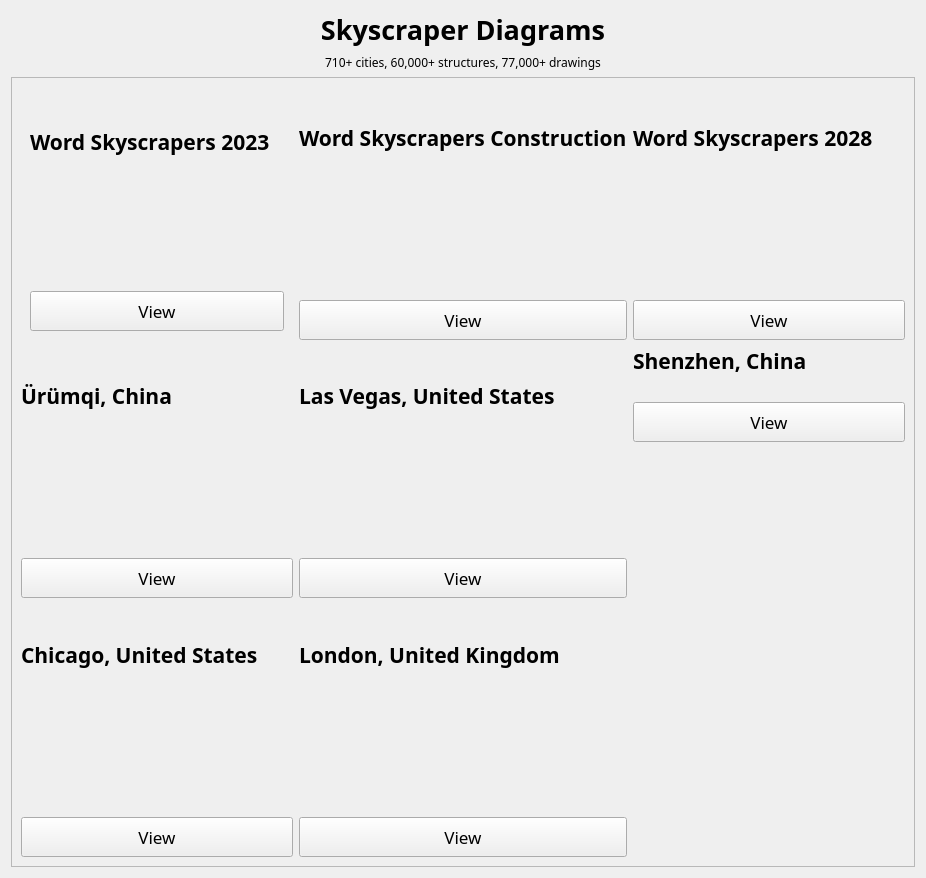
<?xml version="1.0" encoding="UTF-8"?>
<ui version="4.0">
 <class>Form</class>
 <widget class="QWidget" name="Form">
  <property name="geometry">
   <rect>
    <x>0</x>
    <y>0</y>
    <width>926</width>
    <height>878</height>
   </rect>
  </property>
  <property name="windowTitle">
   <string>Skyscraper Diagrams</string>
  </property>
  <layout class="QVBoxLayout" name="verticalLayout">
   <item>
    <widget class="QLabel" name="label">
     <property name="font">
      <font>
       <family>Avenir</family>
       <pointsize>20</pointsize>
       <weight>75</weight>
       <bold>true</bold>
      </font>
     </property>
     <property name="text">
      <string>Skyscraper Diagrams</string>
     </property>
     <property name="alignment">
      <set>Qt::AlignCenter</set>
     </property>
    </widget>
   </item>
   <item>
    <widget class="QLabel" name="label_2">
     <property name="font">
      <font>
       <family>Avenir</family>
       <weight>50</weight>
       <bold>false</bold>
      </font>
     </property>
     <property name="text">
      <string>710+ cities, 60,000+ structures, 77,000+ drawings</string>
     </property>
     <property name="alignment">
      <set>Qt::AlignCenter</set>
     </property>
    </widget>
   </item>
   <item>
    <widget class="QScrollArea" name="scrollArea">
     <property name="widgetResizable">
      <bool>true</bool>
     </property>
     <widget class="QWidget" name="scrollAreaWidgetContents">
      <property name="geometry">
       <rect>
        <x>0</x>
        <y>0</y>
        <width>900</width>
        <height>853</height>
       </rect>
      </property>
      <layout class="QGridLayout" name="gridLayout">
       <item row="1" column="1">
        <layout class="QVBoxLayout" name="verticalLayout_11">
         <item>
          <widget class="QLabel" name="label_21">
           <property name="font">
            <font>
             <family>Avenir</family>
             <pointsize>16</pointsize>
             <weight>75</weight>
             <bold>true</bold>
            </font>
           </property>
           <property name="text">
            <string>Las Vegas, United States</string>
           </property>
          </widget>
         </item>
         <item>
          <widget class="QLabel" name="label_22">
           <property name="text">
            <string/>
           </property>
           <property name="pixmap">
            <pixmap resource="assets/assets.qrc">:/image/163_2362860507.png</pixmap>
           </property>
           <property name="scaledContents">
            <bool>true</bool>
           </property>
          </widget>
         </item>
         <item>
          <widget class="QPushButton" name="pushButton_10">
           <property name="minimumSize">
            <size>
             <width>0</width>
             <height>40</height>
            </size>
           </property>
           <property name="font">
            <font>
             <family>Avenir</family>
             <pointsize>13</pointsize>
            </font>
           </property>
           <property name="text">
            <string>View</string>
           </property>
          </widget>
         </item>
        </layout>
       </item>
       <item row="1" column="0">
        <layout class="QVBoxLayout" name="verticalLayout_8">
         <item>
          <widget class="QLabel" name="label_15">
           <property name="font">
            <font>
             <family>Avenir</family>
             <pointsize>16</pointsize>
             <weight>75</weight>
             <bold>true</bold>
            </font>
           </property>
           <property name="text">
            <string>Ürümqi, China</string>
           </property>
          </widget>
         </item>
         <item>
          <widget class="QLabel" name="label_16">
           <property name="text">
            <string/>
           </property>
           <property name="pixmap">
            <pixmap resource="assets/assets.qrc">:/image/1373_2711838088.png</pixmap>
           </property>
           <property name="scaledContents">
            <bool>true</bool>
           </property>
          </widget>
         </item>
         <item>
          <widget class="QPushButton" name="pushButton_7">
           <property name="minimumSize">
            <size>
             <width>0</width>
             <height>40</height>
            </size>
           </property>
           <property name="font">
            <font>
             <family>Avenir</family>
             <pointsize>13</pointsize>
            </font>
           </property>
           <property name="text">
            <string>View</string>
           </property>
          </widget>
         </item>
        </layout>
       </item>
       <item row="0" column="1">
        <layout class="QVBoxLayout" name="verticalLayout_9">
         <item>
          <widget class="QLabel" name="label_17">
           <property name="font">
            <font>
             <family>Avenir</family>
             <pointsize>16</pointsize>
             <weight>75</weight>
             <bold>true</bold>
            </font>
           </property>
           <property name="text">
            <string>Word Skyscrapers Construction</string>
           </property>
          </widget>
         </item>
         <item>
          <widget class="QLabel" name="label_18">
           <property name="text">
            <string/>
           </property>
           <property name="pixmap">
            <pixmap resource="assets/assets.qrc">:/image/world_skyscraper_construction_2330944475.png</pixmap>
           </property>
           <property name="scaledContents">
            <bool>true</bool>
           </property>
          </widget>
         </item>
         <item>
          <widget class="QPushButton" name="pushButton_8">
           <property name="minimumSize">
            <size>
             <width>0</width>
             <height>40</height>
            </size>
           </property>
           <property name="font">
            <font>
             <family>Avenir</family>
             <pointsize>13</pointsize>
            </font>
           </property>
           <property name="text">
            <string>View</string>
           </property>
          </widget>
         </item>
        </layout>
       </item>
       <item row="0" column="0">
        <widget class="QFrame" name="verticalFrame">
         <layout class="QVBoxLayout" name="verticalLayout_2">
          <item>
           <widget class="QLabel" name="label_3">
            <property name="font">
             <font>
              <family>Avenir</family>
              <pointsize>16</pointsize>
              <weight>75</weight>
              <bold>true</bold>
             </font>
            </property>
            <property name="text">
             <string>Word Skyscrapers 2023</string>
            </property>
           </widget>
          </item>
          <item>
           <widget class="QLabel" name="label_4">
            <property name="text">
             <string/>
            </property>
            <property name="pixmap">
             <pixmap resource="assets/assets.qrc">:/image/world_skyscrapers_current_2330813403.png</pixmap>
            </property>
            <property name="scaledContents">
             <bool>true</bool>
            </property>
           </widget>
          </item>
          <item>
           <widget class="QPushButton" name="pushButton">
            <property name="minimumSize">
             <size>
              <width>0</width>
              <height>40</height>
             </size>
            </property>
            <property name="font">
             <font>
              <family>Avenir</family>
              <pointsize>13</pointsize>
             </font>
            </property>
            <property name="text">
             <string>View</string>
            </property>
           </widget>
          </item>
         </layout>
        </widget>
       </item>
       <item row="0" column="2">
        <layout class="QVBoxLayout" name="verticalLayout_10">
         <item>
          <widget class="QLabel" name="label_19">
           <property name="font">
            <font>
             <family>Avenir</family>
             <pointsize>16</pointsize>
             <weight>75</weight>
             <bold>true</bold>
            </font>
           </property>
           <property name="text">
            <string>Word Skyscrapers 2028</string>
           </property>
          </widget>
         </item>
         <item>
          <widget class="QLabel" name="label_20">
           <property name="text">
            <string/>
           </property>
           <property name="pixmap">
            <pixmap resource="assets/assets.qrc">:/image/world_skyscrapers_future_2331075547.png</pixmap>
           </property>
           <property name="scaledContents">
            <bool>true</bool>
           </property>
          </widget>
         </item>
         <item>
          <widget class="QPushButton" name="pushButton_9">
           <property name="minimumSize">
            <size>
             <width>0</width>
             <height>40</height>
            </size>
           </property>
           <property name="font">
            <font>
             <family>Avenir</family>
             <pointsize>13</pointsize>
            </font>
           </property>
           <property name="text">
            <string>View</string>
           </property>
          </widget>
         </item>
        </layout>
       </item>
       <item row="2" column="0">
        <layout class="QVBoxLayout" name="verticalLayout_14">
         <item>
          <widget class="QLabel" name="label_27">
           <property name="font">
            <font>
             <family>Avenir</family>
             <pointsize>16</pointsize>
             <weight>75</weight>
             <bold>true</bold>
            </font>
           </property>
           <property name="text">
            <string>Chicago, United States</string>
           </property>
          </widget>
         </item>
         <item>
          <widget class="QLabel" name="label_28">
           <property name="text">
            <string/>
           </property>
           <property name="pixmap">
            <pixmap resource="assets/assets.qrc">:/image/4_1842701151.png</pixmap>
           </property>
           <property name="scaledContents">
            <bool>true</bool>
           </property>
          </widget>
         </item>
         <item>
          <widget class="QPushButton" name="pushButton_13">
           <property name="minimumSize">
            <size>
             <width>0</width>
             <height>40</height>
            </size>
           </property>
           <property name="font">
            <font>
             <family>Avenir</family>
             <pointsize>13</pointsize>
            </font>
           </property>
           <property name="text">
            <string>View</string>
           </property>
          </widget>
         </item>
        </layout>
       </item>
       <item row="2" column="1">
        <layout class="QVBoxLayout" name="verticalLayout_15">
         <item>
          <widget class="QLabel" name="label_29">
           <property name="font">
            <font>
             <family>Avenir</family>
             <pointsize>16</pointsize>
             <weight>75</weight>
             <bold>true</bold>
            </font>
           </property>
           <property name="text">
            <string>London, United Kingdom</string>
           </property>
          </widget>
         </item>
         <item>
          <widget class="QLabel" name="label_30">
           <property name="text">
            <string/>
           </property>
           <property name="pixmap">
            <pixmap resource="assets/assets.qrc">:/image/807_305618969.png</pixmap>
           </property>
           <property name="scaledContents">
            <bool>true</bool>
           </property>
          </widget>
         </item>
         <item>
          <widget class="QPushButton" name="pushButton_14">
           <property name="minimumSize">
            <size>
             <width>0</width>
             <height>40</height>
            </size>
           </property>
           <property name="font">
            <font>
             <family>Avenir</family>
             <pointsize>13</pointsize>
            </font>
           </property>
           <property name="text">
            <string>View</string>
           </property>
          </widget>
         </item>
        </layout>
       </item>
       <item row="1" column="2" rowspan="2">
        <layout class="QVBoxLayout" name="verticalLayout_12" stretch="0,0,0,0">
         <item>
          <widget class="QLabel" name="label_23">
           <property name="font">
            <font>
             <family>Avenir</family>
             <pointsize>16</pointsize>
             <weight>75</weight>
             <bold>true</bold>
            </font>
           </property>
           <property name="text">
            <string>Shenzhen, China</string>
           </property>
          </widget>
         </item>
         <item>
          <widget class="QLabel" name="label_24">
           <property name="text">
            <string/>
           </property>
           <property name="pixmap">
            <pixmap resource="assets/assets.qrc">:/image/24_1023566853.png</pixmap>
           </property>
           <property name="scaledContents">
            <bool>true</bool>
           </property>
          </widget>
         </item>
         <item>
          <widget class="QPushButton" name="pushButton_11">
           <property name="minimumSize">
            <size>
             <width>0</width>
             <height>40</height>
            </size>
           </property>
           <property name="font">
            <font>
             <family>Avenir</family>
             <pointsize>13</pointsize>
            </font>
           </property>
           <property name="text">
            <string>View</string>
           </property>
          </widget>
         </item>
         <item>
          <spacer name="verticalSpacer">
           <property name="orientation">
            <enum>Qt::Vertical</enum>
           </property>
           <property name="sizeHint" stdset="0">
            <size>
             <width>20</width>
             <height>40</height>
            </size>
           </property>
          </spacer>
         </item>
        </layout>
       </item>
      </layout>
     </widget>
    </widget>
   </item>
  </layout>
 </widget>
 <resources>
  <include location="assets/assets.qrc"/>
  <include location="assets.qrc"/>
 </resources>
 <connections/>
</ui>
